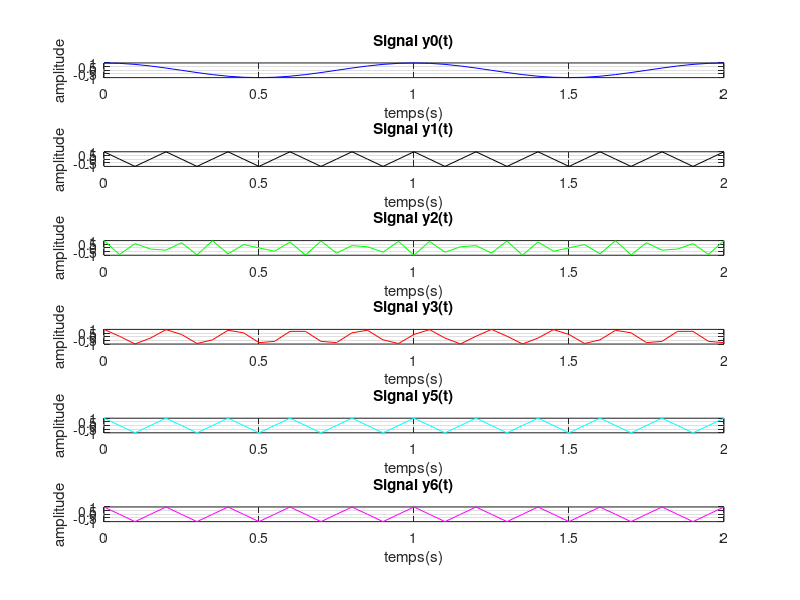

This chart was generated by the following MATLAB code:
% Le signal y(t) avec différents fréquence 
clc 
clear all
f0 = 1;
t =  0:0.05:2;
% Signal y(t)
y0 = cos(2*pi*f0*t);
subplot(6,1,1)
plot(t,y0,'b')
title('Signal y0(t)')
grid on
xlabel('temps(s)')
ylabel('amplitude')

% y(t) avec f=5HZ
f1=5;
y1 = cos(2*pi*f1*t);
subplot(6,1,2)
plot(t,y1,'k')
title('Signal y1(t)')
grid on
xlabel('temps(s)')
ylabel('amplitude')

% y(t) avec f=11.5HZ
f2 = 11.5;
y2 = cos(2*pi*f2*t);
subplot(6,1,3)
plot(t,y2,'g')
title('Signal y2(t)')
grid on
xlabel('temps(s)')
ylabel('amplitude')

% y(t) avec f=24.8HZ
f3=24.8;
y3 = cos(2*pi*f3*t);
subplot(6,1,4)
plot(t,y3,'r')
title('Signal y3(t)')
grid on
xlabel('temps(s)')
ylabel('amplitude')

% y(t) avec f=38,5HZ
f4 = 38.5;
y4 = cos(2*pi*f4*t);
subplot(6,1,5)
plot(t,y4,'y')
title('Signal y4(t)')
grid on
xlabel('temps(s)')
ylabel('amplitude')

% y(t) avec f=45HZ
f5 = 45;
y5 = cos(2*pi*f5*t);
subplot(6,1,5)
plot(t,y5,'c')
title('Signal y5(t)')
grid on
xlabel('temps(s)')
ylabel('amplitude')

% y(t) avec f=55HZ
f6 = 55 ;
y6 = cos(2*pi*f6*t);
subplot(6,1,6)
plot(t,y6,'m')
title('Signal y6(t)')
grid on
xlabel('temps(s)')
ylabel('amplitude')
